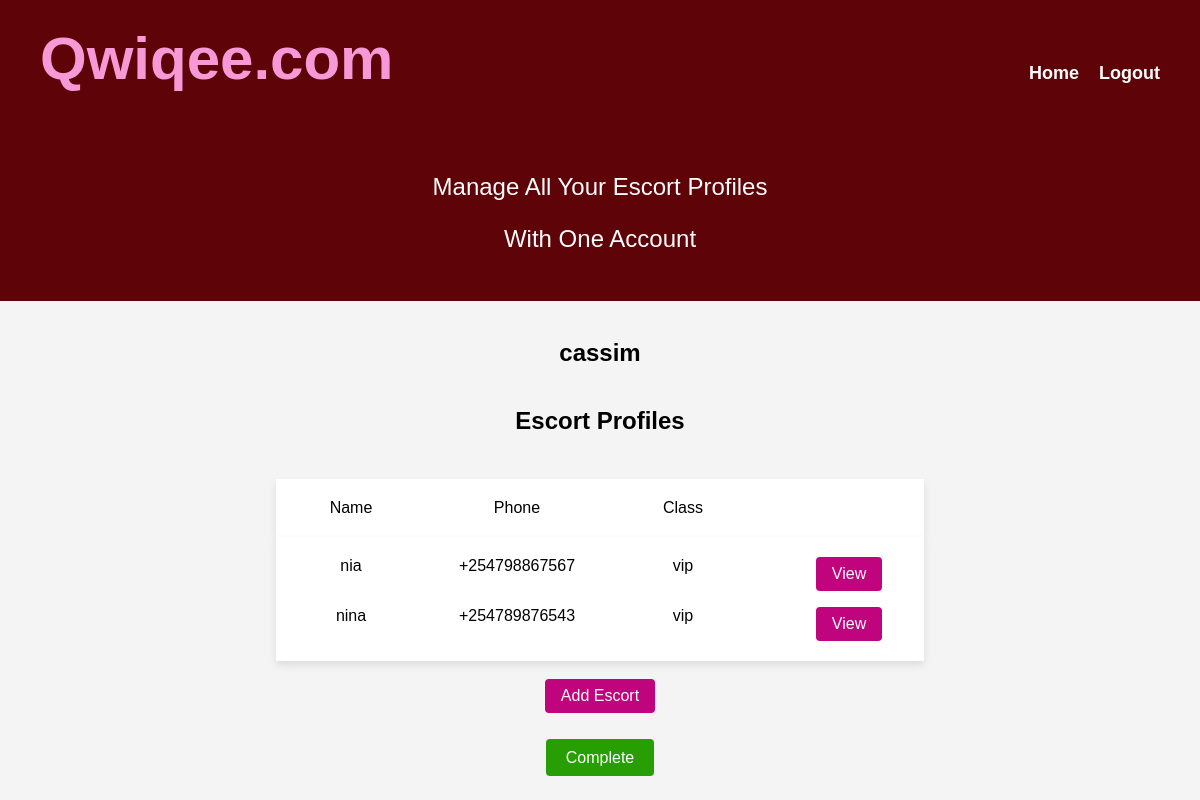
/users/ (signed in), run on an earlier commit of the app's database.
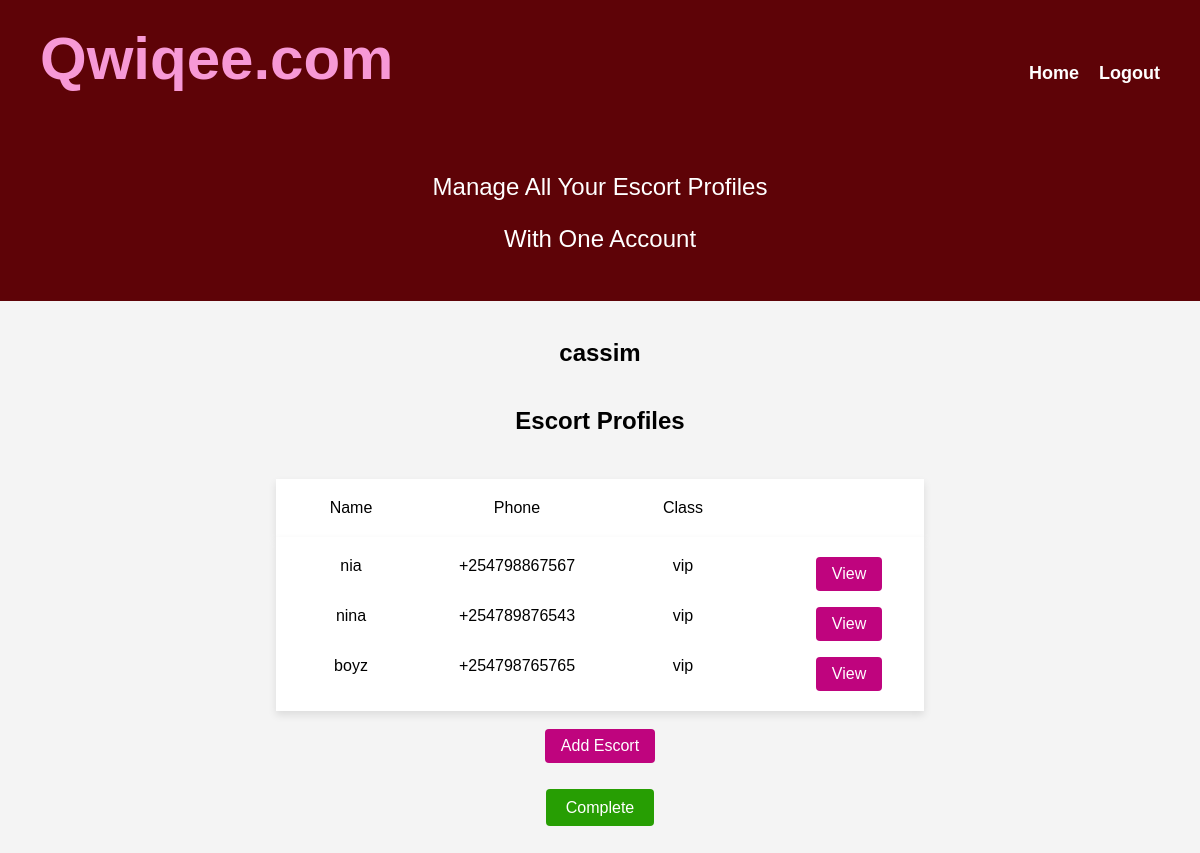
And on a later commit of the database.
### escorts/models.py (models this page shows, shortened)
class Escort(models.Model):
    name = LowercaseTextField(max_length=50)
    gender = LowercaseTextField(max_length=20)
    age = models.IntegerField()
    location = LowercaseTextField(max_length=50)
    address = LowercaseTextField(max_length=100, null=True, default=None, blank=True)
    phone_number = models.CharField(max_length=15, primary_key=True)
    skin_color = LowercaseTextField(max_length=100, null=True, default='chocolate', blank=False)
    body_type = LowercaseTextField(max_length=100, null=True, default='curvy', blank=True)
    escort_class = LowercaseTextField(max_length=100, null=True, default='vip', blank=True)
    created_by = models.ForeignKey(User, on_delete=models.SET_NULL, null=True, blank=True, related_name='escorts')
    date_created = models.DateTimeField(auto_now_add=True, null=True)
    bio = models.TextField(max_length=110, null=True, blank=False, default=None)
    county = models.ForeignKey(County, on_delete=models.SET_NULL, related_name='escorts', null=True, default=None)
    town = models.ForeignKey(Town, on_delete=models.SET_NULL, related_name='escorts', null=True, default=None)

### users/views.py (the view)
# urls.py: path('', views.account, name='account'),
@login_required
def account(request):
    user = request.user
    escorts = Escort.objects.filter(created_by=request.user)
    context = {"user": user, "escorts": escorts}
    return render(request, 'users/account.html', context)

### users/templates/users/account.html (shortened to what this page needs)
<!DOCTYPE html>
<html lang="en">
<head>
    {% load static %}
    <link rel="stylesheet" href="{% static 'escorts/index.css' %}">
    <link rel="stylesheet" href="{% static 'users/account.css' %}">
    <link rel="stylesheet" href="{% static 'users/responsive.css' %}">
</head>
<body>
    <nav id="accounts-nav">
        <a href="{% url 'escorts:index' %}">
        <div class="nav-left">
            <div id="page-title">
                Qwiqee.com
            </div>
        </div>
        </a>
        <div class="nav-right">
            <div id="login-wrapper">
                <div>
                <a href="{% url 'escorts:index' %}"><h1 id="home">Home</h1></a>
                </div>
            {% block login %}
                <div id="login"> <a href="{% url 'users:logout' %}" style="text-decoration: none;"> Logout </a></div>
            {% endblock %}
            </div>
        </div>
    </nav>
    <section class="description-section">
        <div id="description">
                <p>Manage All Your Escort Profiles</p>
                <p>With One Account</p>
        </div>
    </section>
    <br>
    {% block sections_wrapper %}
    <section id="agency-profile" class="profile-section flex-center-column">
        <div class="profile-heading flex-center-column">
            <div class="escort-name">
                <h1>{{ user.username }}</h1>
            </div>
        </div>
    </section>
    <section class="manage-escorts">
        <div class="section-heading">
            <h2>Escort Profiles</h2>
        </div>
        <div id="escorts-list">
            <div class="escorts-grid-headings">
                <div class="item">Name</div>
                <div class="item escort-phone">Phone</div>
                <div class="item escort-class">Class</div>
            </div>
            <div class="escorts-grid-contents">
                {% for escort in escorts %}
                    <div class="item">{{ escort.name }}</div>
                    <div class="item escort-phone">{{ escort.phone_number }}</div>
                    <div class="item escort-class">{{ escort.escort_class }}</div>
                    <a class="edit-escort" href="{% url 'escorts:profile' escort.phone_number %}">View</a>
                {% endfor %}
            </div>
        </div>
    </section>
    <section>
        <br>
        <div class="flex-center">
            <a href="{% url 'escorts:create_escort' %}" class="edit-escort">Add Escort</a>
        </div>
    </section>
    <section>
        <br>
        <br>
        <div>
            <a href="{% url 'escorts:index' %}" id="pay-button" class="big-green-button">Complete</a>
        </div>
    </section>
    {% endblock %}
    <br>
    <br>
</body>
</html>

What changed in the data, as far as the page shows it:
added Escort: name "boyz", phone_number "+254798765765", escort_class "vip"
